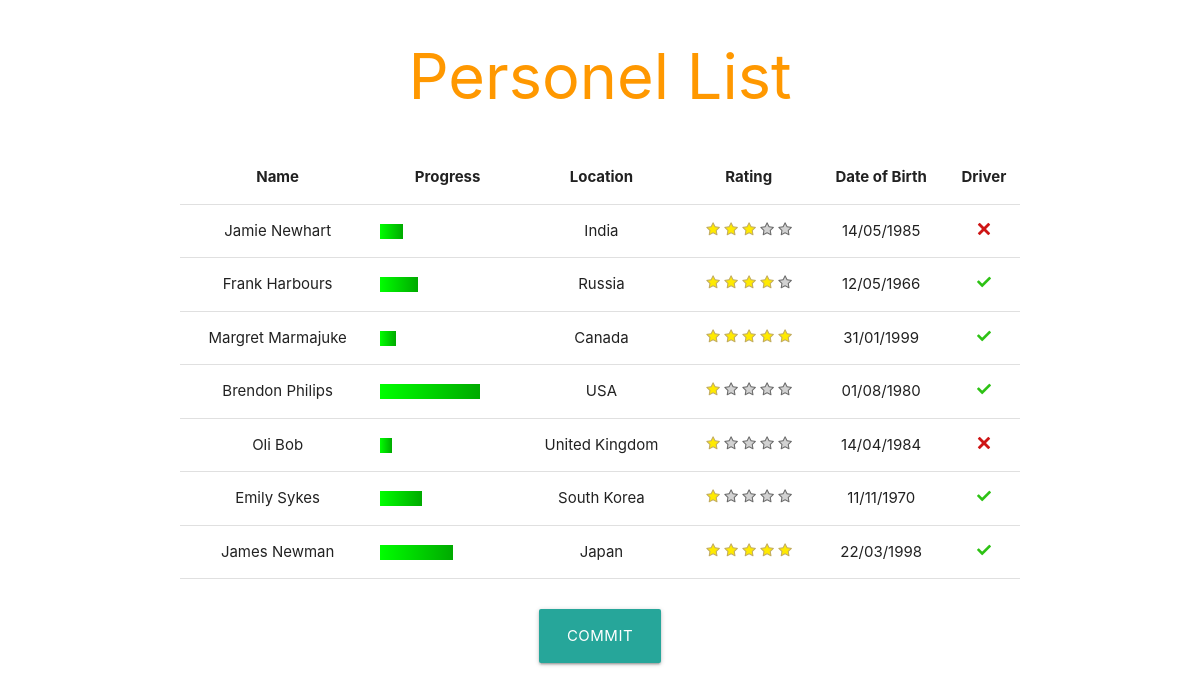
The page / on the database its author committed.
### tables this page shows
CREATE TABLE IF NOT EXISTS `personel` (
  `id` int(11) NOT NULL AUTO_INCREMENT,
  `name` varchar(100) NOT NULL,
  `progress` int(11) NOT NULL,
  `location` varchar(100) NOT NULL,
  `rating` int(11) NOT NULL,
  `dob` date NOT NULL,
  `driver` tinyint(1) NOT NULL,
  PRIMARY KEY (`id`)
);

### index.php (the view, shortened to what this page needs)
<?php
  require "./db.php" ;
  $list = $db->query("select * from personel")->fetchAll(PDO::FETCH_ASSOC) ;
  function progressBar($size) {
      return "<div style='width:{$size}px' class='progressBar'></div>" ;
  }
  function ratings($rate) {
      $str = "" ;
      for ( $i=0 ; $i < $rate; $i++) {
          $str .= "<img src='img/full.png'>" ;
      }
      for ( $i=0 ; $i < 5 - $rate; $i++) {
          $str .= "<img src='img/empty.png'>" ;
      }
     return $str ;
  }
  function driver($id, $driver) {
      return $driver ?
       "<a href='update.php?id=$id'><img src='img/yes.png' /></a>"
       :
       "<a href='update.php?id=$id'><img src='img/no.png' /></a>" ;
  }
?>
<!DOCTYPE html>
<html lang="en">
<head>
    <link rel="stylesheet" href="css/iconfont/material-icons.css">
    <link rel="stylesheet" href="css/materialize.min.css">
</head>
<body>
     <div class="container">
        <h1 class="header center orange-text">Personel List</h1>
        <table class="centered">
            <thead>
                <tr>
                    <th>Name</th>
                    <th>Progress</th>
                    <th>Location</th>
                    <th>Rating</th>
                    <th>Date of Birth</th>
                    <th>Driver</th>
                 </tr>
            </thead>
            <tbody>
        <?php
            foreach( $list as $personel) {
                $date = (new DateTime( $personel['dob']))->format("d/m/Y") ;
                echo "<tr id={$personel['id']}>" ;
                echo "<td>{$personel['name']}</td>";
                echo "<td>", progressBar($personel['progress']),"</td>";
                echo "<td>{$personel['location']}</td>";
                echo "<td class='rating'>", ratings($personel['rating']) . "</td>";
                echo "<td>$date</td>";
                 $id = $personel["id"] ;
                if ( isset($_SESSION["person"][$id])) {
                    echo "<td>", driver($id,!$personel['driver']), "<span> !</span></td> ";
                } else {
                    echo "<td>", driver($id,$personel['driver']), "<span></span></td> ";
                }
                echo "</tr>";
            }
        ?>
            </tbody>
        </table>
        <div class="center">
            <a href="save.php" class="btn btn-large">commit</a>
        </div>
     </div>
</body>
</html>

### index.php (style rules this page uses)
.progressBar { height: 15px; background-image: linear-gradient(to right, #0F0, #0A0 ) }
.rating img { padding: 0 2px; }
table { margin-bottom: 30px; margin-top: 40px; }

### rows shown on the page
personel: name "Jamie Newhart", progress 23 (drawn), location "India", rating 3 (drawn), dob "14/05/1985", driver 0 (drawn)
personel: name "Frank Harbours", progress 38 (drawn), location "Russia", rating 4 (drawn), dob "12/05/1966", driver 1 (drawn)
personel: name "Margret Marmajuke", progress 16 (drawn), location "Canada", rating 5 (drawn), dob "31/01/1999", driver 1 (drawn)
personel: name "Brendon Philips", progress 100 (drawn), location "USA", rating 1 (drawn), dob "01/08/1980", driver 1 (drawn)
personel: name "Oli Bob", progress 12 (drawn), location "United Kingdom", rating 1 (drawn), dob "14/04/1984", driver 0 (drawn)
personel: name "Emily Sykes", progress 42 (drawn), location "South Korea", rating 1 (drawn), dob "11/11/1970", driver 1 (drawn)
personel: name "James Newman", progress 73 (drawn), location "Japan", rating 5 (drawn), dob "22/03/1998", driver 1 (drawn)
